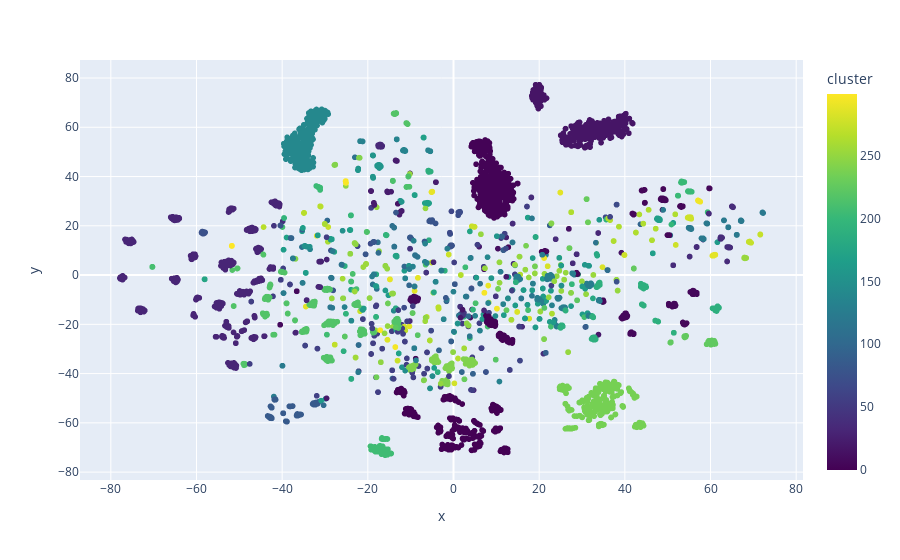

The notebook cell saved with this chart:
### Code cell
from sklearn.cluster import KMeans
import numpy as np
kmeans = KMeans(n_clusters=300, random_state=0).fit(list(values['embeddings_docstring']))

values['cluster'] = kmeans.labels_


# import interactive plot library, plotly
import plotly.express as px

# create low dimensional representation of the embeddings
from sklearn.manifold import TSNE
tsne = TSNE(n_components=2, random_state=0)

X = tsne.fit_transform(np.array(list(values['embeddings_docstring'])))

# create a dataframe with the low dimensional representation
df = pd.DataFrame(X, columns=['x', 'y'])
df['cluster'] = values['cluster']

# create a scatter plot
fig = px.scatter(
    df, 
    x='x', 
    y='y', 
    color='cluster', 
    color_continuous_scale=px.colors.sequential.Viridis,
    hover_data={
        'Name': values['name'], 
        'Body': values['body'].apply(lambda x: x[:200] + '...' if len(x) > 200 else x)
    }
)

# show the plot in browser
fig.show()

### Figure 1 — Plotly figure (JSON) as saved in the notebook; plotly's stock layout.template omitted (floating-point values rounded to 4 significant figures; data arrays with more than 128 entries replaced by an {"elided": "..."} marker saying what was removed)
{"data": [{"customdata": {"elided": "5000x2 str values"}, "hovertemplate": "x=%{x}<br>y=%{y}<br>Name=%{customdata[0]}<br>Body=%{customdata[1]}<br>cluster=%{marker.color}<extra></extra>", "legendgroup": "", "marker": {"color": {"elided": "5000 int values"}, "coloraxis": "coloraxis", "symbol": "circle"}, "mode": "markers", "name": "", "showlegend": false, "type": "scattergl", "x": {"elided": "5000 float values"}, "xaxis": "x", "y": {"elided": "5000 float values"}, "yaxis": "y"}], "layout": {"coloraxis": {"colorbar": {"title": {"text": "cluster"}}, "colorscale": [[0, "#440154"], [0.1111, "#482878"], [0.2222, "#3e4989"], [0.3333, "#31688e"], [0.4444, "#26828e"], [0.5556, "#1f9e89"], [0.6667, "#35b779"], [0.7778, "#6ece58"], [0.8889, "#b5de2b"], [1, "#fde725"]]}, "legend": {"tracegroupgap": 0}, "margin": {"t": 60}, "xaxis": {"anchor": "y", "domain": [0, 1], "title": {"text": "x"}}, "yaxis": {"anchor": "x", "domain": [0, 1], "title": {"text": "y"}}}}
